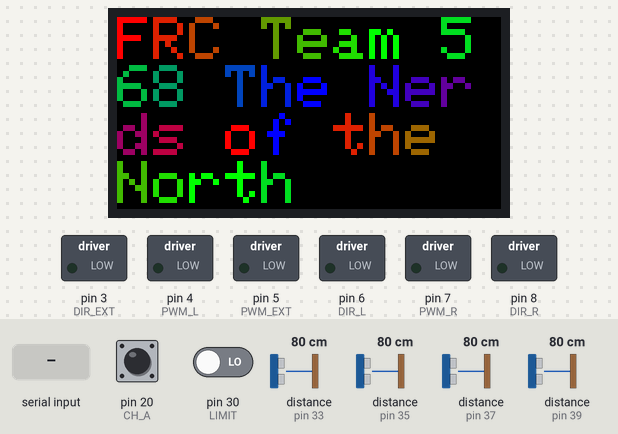
Bench run of a sketch on a simulated Arduino Mega 2560, built with avr-gcc and run on an emulated ATmega2560. Shown: 64×32 colour display, switched loads named in the sketch (green lamp = pin HIGH). The inputs (shaded band) are chosen by the test bench; at power-on: pin 20 (CH_A) HIGH, pin 30 (LIMIT) LOW, distance to the obstacle (sensors on pin 33, pin 35, pin 37, pin 39) 80 cm. The echo pulse lasts 58.3 µs per cm.

Above: at 1.2 s.
1.3 s: "k\n" received over Serial
At 2.5 s:
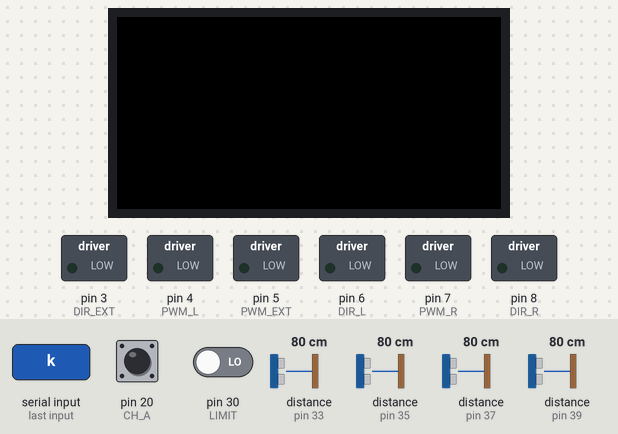
2.8 s: "b\n" received over Serial
At 3.7 s:
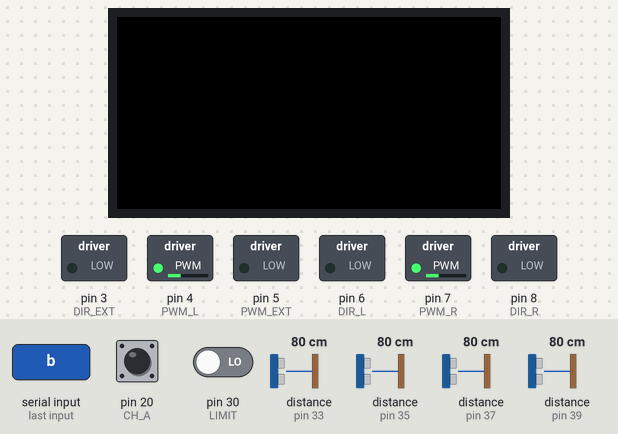
4.3 s: "c\n" received over Serial
At 4.9 s:
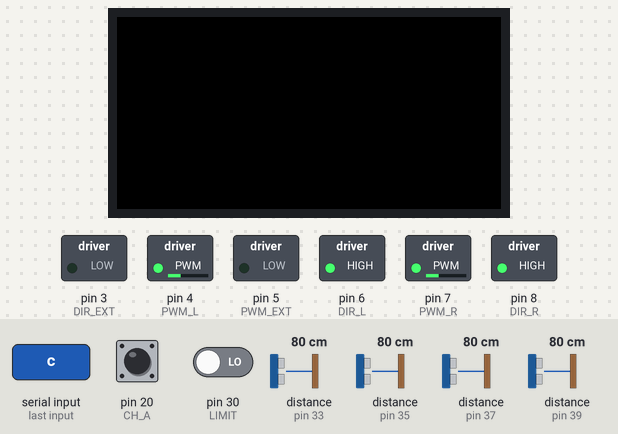
5.8 s: "a\n" received over Serial
At 7.0 s:
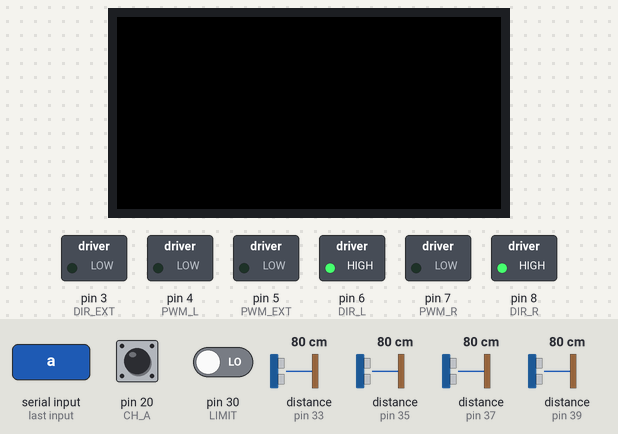
7.3 s: "d\n" received over Serial
At 8.3 s:
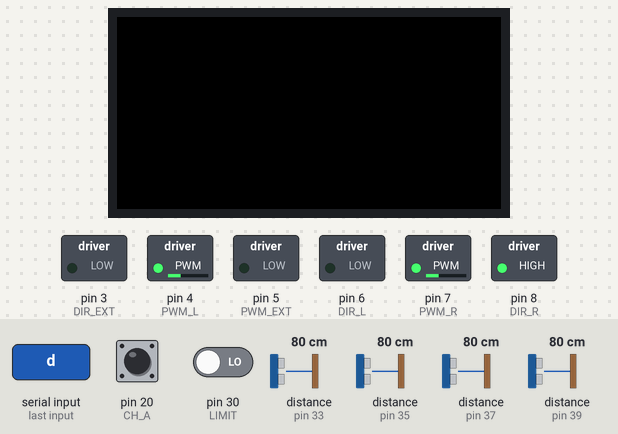
8.8 s: "e\n" received over Serial
At 9.5 s:
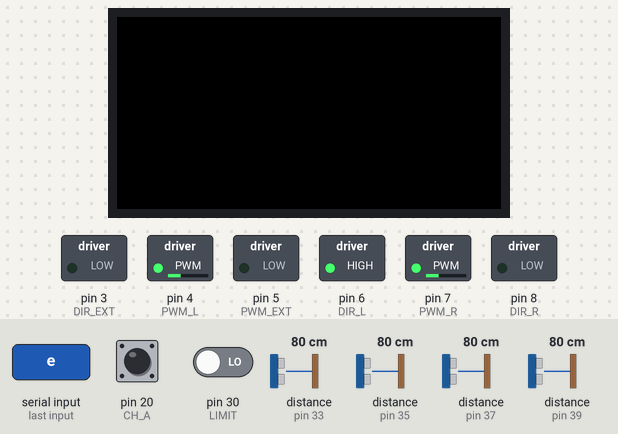
Timing chart, 0 to 11.3 s (numbered marks = the images above; inputs shaded):
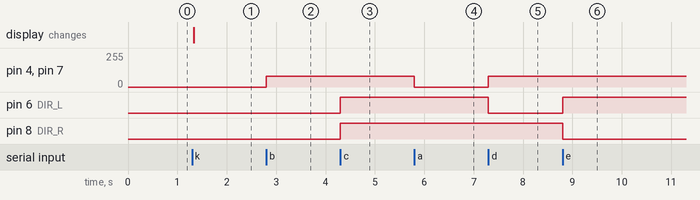

The sketch:

AvatarController.ino
```cpp
#include <RGBmatrixPanel.h>
#include <NewPing.h>

// For LED matrix
#define CLK 11
#define OE 9
#define LAT 10
#define A A0
#define B A1
#define C A2
#define D A3

// For motors
#define PWM_R 7
#define PWM_L 4
#define PWM_EXT 5
#define DIR_R 8
#define DIR_L 6
#define DIR_EXT 3
#define DRIVE_SPEED 80 // Max is 255
#define EXT_SPEED 255

// For encoders
#define CH_A 20
#define CH_B 21
#define MAX_COUNT 50000

// For sensors
#define LIMIT 30
#define FL_TRIG 38
#define FL_ECHO 39
#define FR_TRIG 36
#define FR_ECHO 37
#define BL_TRIG 34
#define BL_ECHO 35
#define BR_TRIG 32
#define BR_ECHO 33
#define MAX_DIST 350

// LED matrix setup
RGBmatrixPanel matrix(A, B, C, D, CLK, LAT, OE, false, 64);
String text = "FRC Team 568 The Nerds of the North";

// Encoder setup
volatile long counter = 0;

// Ultrasonic sensors setup
NewPing sonarFL(FL_TRIG, FL_ECHO, MAX_DIST);
NewPing sonarFR(FR_TRIG, FR_ECHO, MAX_DIST);
NewPing sonarBL(BL_TRIG, BL_ECHO, MAX_DIST);
NewPing sonarBR(BR_TRIG, BR_ECHO, MAX_DIST);
unsigned long int prevMillisFL = 0;
unsigned long int prevMillisFR = 0;
unsigned long int prevMillisBL = 0;
unsigned long int prevMillisBR = 0;
const int INTERVAL = 50;

void setup() {

  Serial.begin(74880);

  // Setup LED Matrix
  matrix.begin();
  matrix.setTextSize(1);
  matrix.setTextWrap(true);

  // Set LED matrix text
  matrix.fillScreen(matrix.Color333(0, 0, 0));
  matrix.setCursor(0, 0);
  for (int i = 0; i < text.length(); ++i) {

    int wheelNum = i % 25;
    matrix.setTextColor(Wheel(wheelNum));
    matrix.print(text[i]);

  }

  // Pin modes
  pinMode(PWM_R, OUTPUT);
  pinMode(PWM_L, OUTPUT);
  pinMode(PWM_EXT, OUTPUT);
  pinMode(DIR_R, OUTPUT);
  pinMode(DIR_L, OUTPUT);
  pinMode(DIR_EXT, OUTPUT);
  pinMode(LIMIT, INPUT);
  pinMode(CH_A, INPUT_PULLUP);
  pinMode(CH_B, INPUT_PULLUP);

  // Attach interrupt for encoders
  attachInterrupt(digitalPinToInterrupt(CH_A), getEncoderVals, RISING);

}

// Variables for sensor inputs
double durationFL, distanceFL, durationFR, distanceFR, durationBL, distanceBL, durationBR, distanceBR;
int limit;

// Variables for moving the robot
double multiplier = 1;
bool forward = false;
bool backward = false;
bool right = false;
bool left = false;
bool up = false;
bool down = false;

void loop() {

  // Serial.println(counter);

  // Sensors
  useSensors();

  // Move robot
  moveRobot();

  // Check for input command
  while (Serial.available() > 0) {

    // Receives data from the Pi
    String d = Serial.readStringUntil('\n');

    if (d == "a") {

      // Stop
      forward = false;
      backward = false;
      right = false;
      left = false;
      up = false;
      down = false;

    } else if (d == "b") {

      // Forward
      forward = true;
      backward = false;
      right = false;
      left = false;

    } else if (d == "c") {

      // Backward
      forward = false;
      backward = true;
      right = false;
      left = false;

    } else if (d == "d") {

      // Turn right
      forward = false;
      backward = false;
      right = true;
      left = false;

    } else if (d == "e") {

      // Turn left
      forward = false;
      backward = false;
      right = false;
      left = true;

    } else if (d == "f") {

      // Set slow
      multiplier = 0.7;

    } else if (d == "g") {

      // Set normal
      multiplier = 1.0;

    } else if (d == "h") {

      // Extend up
      up = true;
      down = false;

    } else if (d == "i") {

      // Retract down
      up = false;
      down = true;

    } else if (d == "j") {

      // Stop extender
      up = false;
      down = false;

    } else if (d[0] == 'k') {

      d.remove(0, 1);
      text = d;

      // Set LED matrix text
      matrix.fillScreen(matrix.Color333(0, 0, 0));
      matrix.setCursor(0, 0);
      for (int i = 0; i < text.length(); ++i) {

        int wheelNum = i % 25;
        matrix.setTextColor(Wheel(wheelNum));
        matrix.print(text[i]);

      }

    }

  }

}

void getEncoderVals() {

  if (digitalRead(CH_B) != digitalRead(CH_A)) {

    counter--;

  } else {

    counter++;

  }

}

void useSensors() {

  // Limit switch
  limit = digitalRead(LIMIT) * -1;

  //-------- Ultrasonic sensors --------//

  if (prevMillisFL <= millis()) {

    prevMillisFL += INTERVAL;
    distanceFL = sonarFL.ping_cm();

  }
  if (prevMillisFR <= millis()) {

    prevMillisFR += INTERVAL;
    distanceFR = sonarFR.ping_cm();

  }
  if (prevMillisBL <= millis()) {

    prevMillisBL += INTERVAL;
    distanceBL = sonarBL.ping_cm();

  }
  if (prevMillisBR <= millis()) {

    prevMillisBR += INTERVAL;
    distanceBR = sonarBR.ping_cm();

  }

}

void moveRobot() {

  if (forward) {

    digitalWrite(DIR_L, LOW);
    digitalWrite(DIR_R, LOW);
    analogWrite(PWM_L, DRIVE_SPEED * multiplier);
    analogWrite(PWM_R, DRIVE_SPEED * multiplier);

  } else if (backward) {

    digitalWrite(DIR_L, HIGH);
    digitalWrite(DIR_R, HIGH);
    analogWrite(PWM_L, DRIVE_SPEED * multiplier);
    analogWrite(PWM_R, DRIVE_SPEED * multiplier);

  } else if (right) {

    digitalWrite(DIR_L, LOW);
    digitalWrite(DIR_R, HIGH);
    analogWrite(PWM_L, DRIVE_SPEED * multiplier);
    analogWrite(PWM_R, DRIVE_SPEED * multiplier);

  } else if (left) {

    digitalWrite(DIR_L, HIGH);
    digitalWrite(DIR_R, LOW);
    analogWrite(PWM_L, DRIVE_SPEED * multiplier);
    analogWrite(PWM_R, DRIVE_SPEED * multiplier);

  } else {

    analogWrite(PWM_L, 0);
    analogWrite(PWM_R, 0);

  }

  // Move extender
  if (up) {

    if (counter < MAX_COUNT) {

      digitalWrite(DIR_EXT, LOW);
      analogWrite(PWM_EXT, EXT_SPEED);

    } else {

      up = false;
      down = false;

    }

  } else if (down) {

    if (counter > 0) {

      digitalWrite(DIR_EXT, HIGH);
      analogWrite(PWM_EXT, EXT_SPEED);

    } else {

      up = false;
      down = false;

    }

  } else {

    analogWrite(PWM_EXT, 0);

  }

}

uint16_t Wheel(byte WheelPos) {

  if (WheelPos < 8) {

    return matrix.Color333(7 - WheelPos, WheelPos, 0);

  } else if (WheelPos < 16) {

    WheelPos -= 8;
    return matrix.Color333(0, 7-WheelPos, WheelPos);

  } else {

   WheelPos -= 16;
   return matrix.Color333(WheelPos, 0, 7 - WheelPos);

  }

}
```

Measured:
- after the input at 1.3 s, the display: changes at once (image 1)
- after the input at 2.8 s, pin 4 (PWM_L), pin 7 (PWM_R): 0/255 → 80/255 at once
- after the input at 4.3 s, pin 6 (DIR_L), pin 8 (DIR_R): LOW → HIGH at once
- after the input at 5.8 s, pin 4 (PWM_L), pin 7 (PWM_R): 80/255 → 0/255 at once
- after the input at 7.3 s, pin 4 (PWM_L), pin 7 (PWM_R): 0/255 → 80/255 at once; pin 6 (DIR_L): HIGH → LOW at once
- after the input at 8.8 s, pin 6 (DIR_L): LOW → HIGH at once; pin 8 (DIR_R): HIGH → LOW at once
